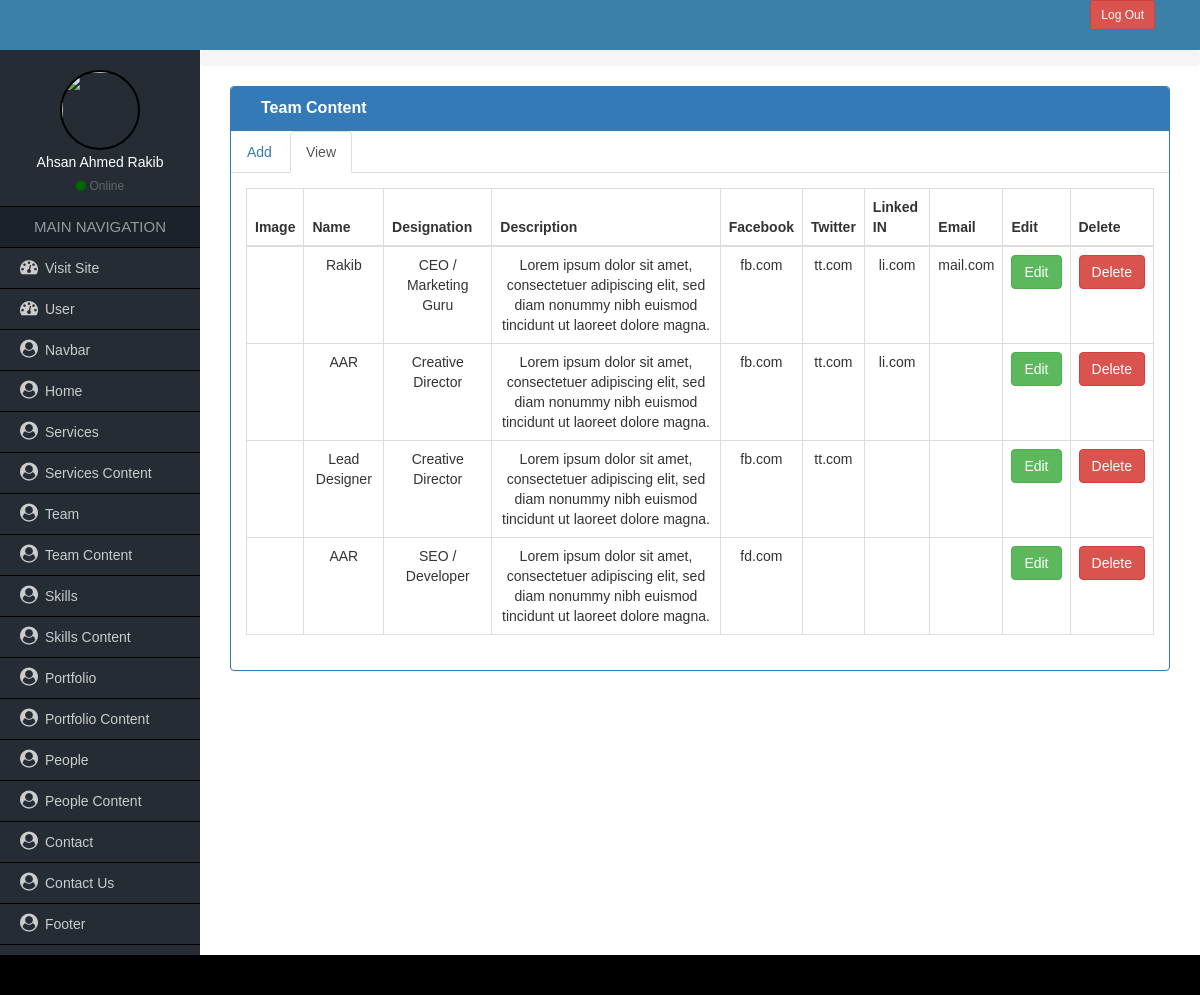
Page /admin/team_content/team_content.php (signed in) on the committed database.
### tables this page shows
CREATE TABLE `user` (
  `id` int(10) NOT NULL,
  `name` varchar(100) NOT NULL,
  `image` text NOT NULL,
  `email` varchar(100) NOT NULL,
  `password` varchar(100) NOT NULL,
  `type` varchar(10) NOT NULL
);

CREATE TABLE `team_content` (
  `id` int(10) NOT NULL,
  `name` varchar(100) NOT NULL,
  `image` text NOT NULL,
  `designation` varchar(100) NOT NULL,
  `description` varchar(200) NOT NULL,
  `facebook` varchar(100) NOT NULL,
  `twitter` varchar(100) NOT NULL,
  `linked_in` varchar(100) NOT NULL,
  `email` varchar(100) NOT NULL
);

### admin/inc/global_config.php (called while the page is built, shortened)
<?php
    $base_url = 'http://localhost/cuda/admin/';
?>

### admin/team_content/team_content.php (the view, shortened to what this page needs)
<?php
    include '../inc/header.php';
    require "../database.php";
?>
<div class= col-md-12>
    <div class="panel panel-primary">
                <div class="panel-heading">
                            <div class="col-md-9 heading_title">Team Content</div>
                             <div class="clearfix"></div>
                        </div>
                  <ul class="nav nav-tabs" role="tablist">
                    <li role="presentation"><a href="#add" aria-controls="add" role="tab" data-toggle="tab">Add</a></li>
                    <li role="presentation" class="active"><a href="#view" aria-controls="view" role="tab" data-toggle="tab">View</a></li>
                  </ul>
                  <div class="tab-content">
                    <div role="tabpanel" class="tab-pane active" id="view">
                    <div class="panel-body">
                                <div class="row">
                                                <div class="text-center col-md-12 offset-8">
                                                    <div class="table-responsive">
                                                    <?php
                                                      $select = "SELECT * FROM team_content";
                                                      $query = mysqli_query($connect, $select);
                                                    ?>
                                                        <table class="table table-bordered">
                                                            <thead class="">
                                                            <tr>
                                                                <th>Image</th>
                                                                <th>Name</th>
                                                                <th>Designation</th>
                                                                <th>Description</th>
                                                                <th>Facebook</th>
                                                                <th>Twitter</th>
                                                                <th>Linked IN</th>
                                                                <th>Email</th>
                                                                <th>Edit</th>
                                                                <?php if($_SESSION['type'] == 1) { ?>
                                                                <th>Delete</th>
                                                                <?php } ?>
                                                            </tr>
                                                            </thead>
                                                            <tbody>
                                                            <?php foreach($query as $value) { ?>
                                                                    <tr class="">
                                                                        <td><img width="70%" src="images/<?php echo $value['image']?>" alt=""></td>
                                                                        <td><?php echo $value['name']?></td>
                                                                        <td><?php echo $value['designation']?></td>
                                                                        <td><?php echo $value['description']?></td>
                                                                        <td><?php echo $value['facebook']?></td>
                                                                        <td><?php echo $value['twitter']?></td>
                                                                        <td><?php echo $value['linked_in']?></td>
                                                                        <td><?php echo $value['email']?></td>
                                                                        <td><a href="team_content_edit.php?id=<?php echo $value['id'] ?>"><button class="btn btn-success" type="submit">Edit</button></a></td>
                                                                        <?php if($_SESSION['type'] == 1) { ?>
                                                                        <td><a href="team_content_delete.php?id=<?php echo $value['id'] ?>"><button class="btn btn-danger" type="submit">Delete</button></a></td>
                                                                        <?php } ?>
                                                                    </tr>
                                                            <?php } ?>
                                                            </tbody>
                                                        </table>
                                                    </div>
                                                </div>
                                </div>
                    </div>
                    </div>
                  </div>
    </div>
</div>
<?php
  include '../inc/footer.php';
?>

### admin/inc/header.php (shortened to what this page needs)
<?php
    include 'global_config.php';
    require "../database.php";
    $name = "SELECT * FROM user";
    $query = mysqli_query($connect, $name);
    $after = mysqli_fetch_assoc($query);
?>
<!DOCTYPE html>
<html lang="en">
  <head>
    <link type="text/css" rel="stylesheet" href="<?php echo $base_url; ?>css/font-awesome.min.css"/>
    <link type="text/css" href="<?php echo $base_url; ?>css/bootstrap.min.css" rel="stylesheet">
    <link type="text/css" rel="stylesheet" href="<?php echo $base_url; ?>css/style.css"/>
  </head>
  <body>
  	<div class="container-fluid header_full">
    	<div class="container header">
                            <div class="col-md-3 text-right">
                                <a href="<?php echo $base_url; ?>logout.php" class="btn btn-sm btn btn-danger">Log Out</a>
                            </div>
        	<div class="row">
            </div>
        </div>
    </div>
    <div class="container-fluid content_full">
        <div class="row">
            <div class="col-md-2 sidebar pd0">
            	<div class="side_user">
                	<img class="img-responsive" src="<?php echo $base_url; ?>user/images/<?php echo $_SESSION['image']?>"/>
                    <h4><?php echo $after['name']?></h4>
                    <span><i class="fa fa-circle"></i> Online</span>
                </div>
                <h2>MAIN NAVIGATION</h2>
                <ul>
                	<li><a target="_blank" href="<?php echo $base_url; ?>../index.php"><i class="fa fa-dashboard"></i>Visit Site</a></li>
                	<?php if($_SESSION['type'] == 1) { ?><li><a href="<?php echo $base_url; ?>user/user.php"><i class="fa fa-dashboard"></i>User</a></li><?php } ?>
                    <li><a href="<?php echo $base_url; ?>navbar/navbar.php"><i class="fa fa-user-circle"></i>Navbar</a></li>
                    <li><a href="<?php echo $base_url; ?>home/home.php"><i class="fa fa-user-circle"></i>Home</a></li>
                    <li><a href="<?php echo $base_url; ?>services/services.php"><i class="fa fa-user-circle"></i>Services</a></li>
                    <li><a href="<?php echo $base_url; ?>services_content/services_content.php"><i class="fa fa-user-circle"></i>Services Content</a></li>
                    <li><a href="<?php echo $base_url; ?>team/team.php"><i class="fa fa-user-circle"></i>Team</a></li>
                    <li><a href="<?php echo $base_url; ?>team_content/team_content.php"><i class="fa fa-user-circle"></i>Team Content</a></li>
                    <li><a href="<?php echo $base_url; ?>skills/skills.php"><i class="fa fa-user-circle"></i>Skills</a></li>
                    <li><a href="<?php echo $base_url; ?>skills_content/skills_content.php"><i class="fa fa-user-circle"></i>Skills Content</a></li>
                    <li><a href="<?php echo $base_url; ?>portfolio/portfolio.php"><i class="fa fa-user-circle"></i>Portfolio</a></li>
                    <li><a href="<?php echo $base_url; ?>portfolio_content/portfolio_content.php"><i class="fa fa-user-circle"></i>Portfolio Content</a></li>
                    <li><a href="<?php echo $base_url; ?>people/people.php"><i class="fa fa-user-circle"></i>People</a></li>
                    <li><a href="<?php echo $base_url; ?>people_content/people_content.php"><i class="fa fa-user-circle"></i>People Content</a></li>
                    <li><a href="<?php echo $base_url; ?>contact/contact.php"><i class="fa fa-user-circle"></i>Contact</a></li>
                    <li><a href="<?php echo $base_url; ?>contact_us/contact_us.php"><i class="fa fa-user-circle"></i>Contact Us</a></li>
                    <li><a href="<?php echo $base_url; ?>footer/footer.php"><i class="fa fa-user-circle"></i>Footer</a></li>
                </ul>
            </div>
            <div class="col-md-10 admin-part pd0">
            	<ol class="breadcrumb">
                </ol>
                <div class="col-md-12">

### admin/css/style.css (style rules this page uses)
* { margin:0px; padding:0px; outline:0px; }
img { border:0px; }
ul, ol { list-style-type:none; }
a { text-decoration:none; }
.pd0 { padding-left:0px; padding-right:0px; padding-top:0px; padding-bottom:0px; }
body { font-family:Verdana, Geneva, sans-serif; }
.header_full { background:#3b80a9; }
.header { height:50px; }
.sidebar { background-color:#252c34; min-height:600px; }
.side_user { text-align:center; color:#fff; padding:20px 0px 10px; border-bottom:1px solid #000; }
.side_user img { width:80px; height:80px; border:2px solid #000; border-radius:50%; display:inline-block; }
.side_user h4 { font-size:14px; margin:5px 0px; }
.side_user span { color:#666; font-size:12px; }
.side_user span i { color:#060; }
.sidebar h2 { font-size:15px; text-align:center; margin:0px; line-height:40px; background-color:#1b222a; color:#999; border-bottom:1px solid #000; }
.sidebar ul li a { font-size:14px; color:#CCC; line-height:40px; padding-left:20px; display:block; border-bottom:1px solid #000; }
.sidebar ul li a i { font-size:18px; padding-right:7px; }
.heading_title { font-size:16px; font-weight:bold; }

### rows in the picture
user: name "Ahsan Ahmed Rakib"
team_content: name "Rakib", designation "CEO / Marketing Guru", description "Lorem ipsum dolor sit amet, consectetuer adipiscing elit, sed diam nonummy nibh euismod tincidunt ut laoreet dolore magna.", facebook "fb.com", twitter "tt.com", linked_in "li.com", email "mail.com"
team_content: name "AAR", designation "Creative Director", description "Lorem ipsum dolor sit amet, consectetuer adipiscing elit, sed diam nonummy nibh euismod tincidunt ut laoreet dolore magna.", facebook "fb.com", twitter "tt.com", linked_in "li.com"
team_content: name "Lead Designer", designation "Creative Director", description "Lorem ipsum dolor sit amet, consectetuer adipiscing elit, sed diam nonummy nibh euismod tincidunt ut laoreet dolore magna.", facebook "fb.com", twitter "tt.com"
team_content: name "AAR", designation "SEO / Developer", description "Lorem ipsum dolor sit amet, consectetuer adipiscing elit, sed diam nonummy nibh euismod tincidunt ut laoreet dolore magna.", facebook "fd.com"
